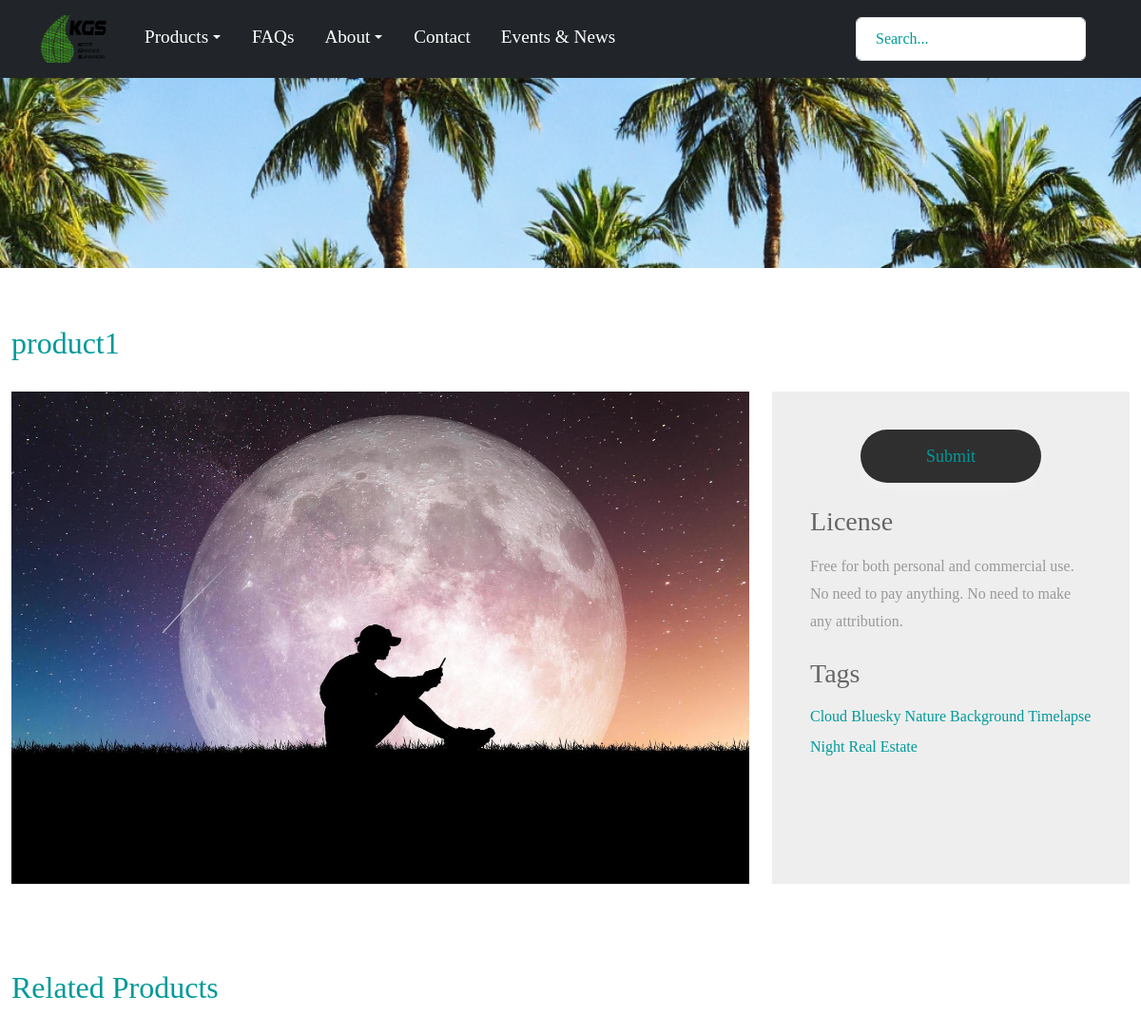
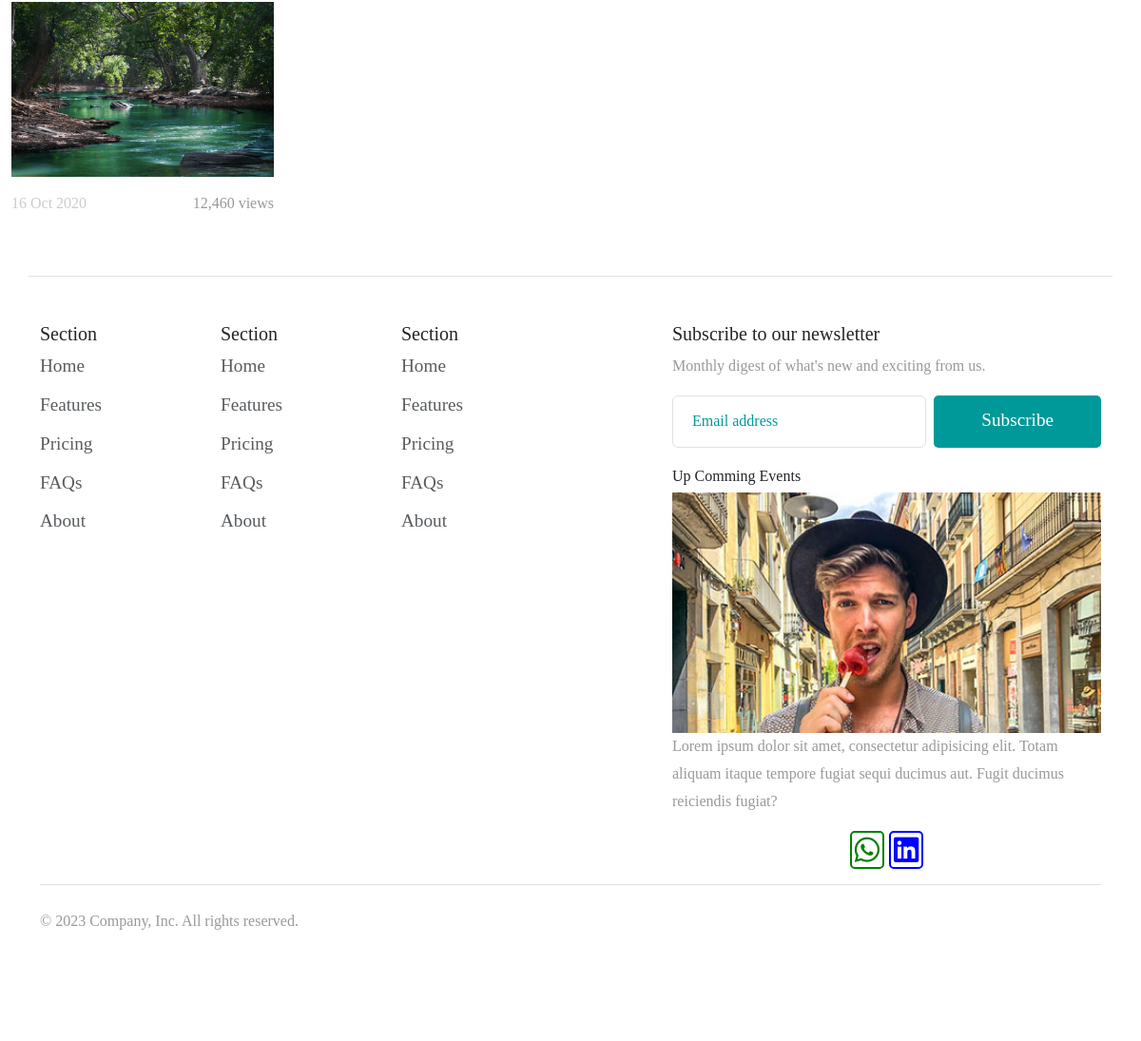
Screenshot of /seeproduct/1/ with the database file from the repository (2 pictures, top to bottom).
### enapp/models.py (models this page shows, shortened)
class Product(models.Model):
    name=models.CharField(max_length=100)
    description=models.TextField(max_length=500)
    image=models.ImageField(upload_to="mediafiles/product/")
    category=models.ForeignKey(Category,on_delete=models.CASCADE,related_name='products')
    type=models.ForeignKey(Type,on_delete=models.CASCADE,related_name="products")
    price=models.DecimalField(max_digits=8,decimal_places=2)
    created_at=models.DateTimeField(auto_now_add=True)

### enapp/views.py (the view)
# urls.py: path('seeproduct/<int:id>/',views.seeproduct,name="seeproduct"),
def seeproduct(request:HttpRequest,id):
    product=Product.objects.get(pk=id)
    relatedProducts = Product.objects.filter(type=product.type).exclude(pk=id)[:8]
    return render(request,"productDetail.html",{
        "product":product,
        "related":relatedProducts,
    })

### enapp/templates/productDetail.html (shortened to what this page needs)
{% extends 'baseEn.html' %} {% load static %} {% block content %}
<link rel="stylesheet" href="{% static 'css/productDetail.css' %}" />
<div class="tm-hero"></div>
<div class="container-fluid tm-container-content tm-mt-60">
  <div class="row mb-4">
    <h2 class="col-12 tm-text-primary">{{product.name}}</h2>
  </div>
  <div class="row tm-mb-90">
    <div class="col-xl-8 col-lg-7 col-md-6 col-sm-12">
      <img src="{{product.image.url}}" alt="Image" class="img-fluid" />
    </div>
    <div class="col-xl-4 col-lg-5 col-md-6 col-sm-12">
      <div class="tm-bg-gray tm-video-details">
        <div class="d-flex justify-content-center">
          <button id="btn">
            <a
              target="_blank"
              href="https://mail.google.com/mail/u/0/?view=cm&fs=1&to=hasan84heydari@gmail.com"
              id="btnText"
              >Submit</a
            >
          </button>
        </div>
        <div class="mb-4">
          <h3 class="tm-text-gray-dark mb-3">License</h3>
          <p>
            Free for both personal and commercial use. No need to pay anything.
            No need to make any attribution.
          </p>
        </div>
        <div>
          <h3 class="tm-text-gray-dark mb-3">Tags</h3>
          <a href="#" class="tm-text-primary mr-4 mb-2 d-inline-block">Cloud</a>
          <a href="#" class="tm-text-primary mr-4 mb-2 d-inline-block"
            >Bluesky</a
          >
          <a href="#" class="tm-text-primary mr-4 mb-2 d-inline-block"
            >Nature</a
          >
          <a href="#" class="tm-text-primary mr-4 mb-2 d-inline-block"
            >Background</a
          >
          <a href="#" class="tm-text-primary mr-4 mb-2 d-inline-block"
            >Timelapse</a
          >
          <a href="#" class="tm-text-primary mr-4 mb-2 d-inline-block">Night</a>
          <a href="#" class="tm-text-primary mr-4 mb-2 d-inline-block"
            >Real Estate</a
          >
        </div>
      </div>
    </div>
  </div>
  <div class="row mb-4">
    <h2 class="col-12 tm-text-primary">Related Products</h2>
  </div>
  <div class="row mb-3 tm-gallery">
    {% for rel in related %}
    <div class="col-xl-3 col-lg-4 col-md-6 col-sm-6 col-12 mb-5">
      <figure class="effect-ming tm-video-item">
        <img
          src="{{rel.image.url}}"
          alt="Image"
          class="img-fluid"
        />
        <figcaption class="d-flex align-items-center justify-content-center">
        </figcaption>
      </figure>
      <div class="d-flex justify-content-between tm-text-gray">
        <span class="tm-text-gray-light">16 Oct 2020</span>
        <span>12,460 views</span>
      </div>
    </div>
    {% endfor %}
  </div>
</div>
{% endblock %}

### static/css/style.css (style rules this page uses)
body { font-family: "Exo_2"; }
img { object-fit: cover; }
:root { --lerp-0: 1; --lerp-1: 0.5787037; --lerp-2: 0.2962963; --lerp-3: 0.125; }

### static/css/product.css (style rules this page uses)
p { line-height: 1.8; }
a { text-decoration: none; transition: all 0.3s ease; }
.container-fluid { max-width: 1770px; }
.tm-hero { min-height: 200px; background: transparent; background-size: cover; background-repeat: no-repeat; }
.tm-mt-60 { margin-top: 60px; }
.tm-mb-90 { margin-bottom: 90px; }
.tm-text-primary { color: #009999; }
.tm-bg-gray { background-color: #EEEEEE; }
p, .tm-text-gray { color: #999; }
.tm-text-gray-light { color: #CCC; }
.tm-text-gray-dark { color: #666; }
.tm-video-item { position: relative; overflow: hidden; text-align: center; cursor: pointer; }
.tm-video-item img { position: relative; display: block; min-height: 100%; max-width: 100%; opacity: 0.8; }
.tm-video-item figcaption { padding: 2em; color: #fff; text-transform: uppercase; font-size: 1.25em; -webkit-backface-visibility: hidden; backface-visibility: hidden; }
.tm-video-item figcaption::before, .tm-video-item figcaption::after { pointer-events: none; }
.tm-video-item figcaption, .tm-video-item figcaption>a { position: absolute; top: 0; left: 0; width: 100%; height: 100%; }
figure.effect-ming { background: #030c17; }
figure.effect-ming img { opacity: 0.9; -webkit-transition: opacity 0.35s; transition: opacity 0.35s; }
figure.effect-ming figcaption::before { position: absolute; top: 30px; right: 30px; bottom: 30px; left: 30px; border: 2px solid #fff; box-shadow: 0 0 0 30px rgba(255, 255, 255, 0.2); content: ''; opacity: 0; -webkit-transition: opacity 0.35s, -webkit-transform 0.35s; transition: opacity 0.35s, transform 0.35s; -webkit-transform: scale3d(1.4, 1.4, 1); transform: scale3d(1.4, 1.4, 1); }
.tm-video-details { height: 100%; padding: 40px; }

### static/css/templatemo-style.css (style rules this page uses)
p { line-height: 1.8; }
a { text-decoration: none; transition: all 0.3s ease; }
.container-fluid { max-width: 1770px; }
.tm-hero { min-height: 200px; background: transparent; background-image: url('../../static/img/output.jpg'); background-repeat: no-repeat; background-size: cover; }
.tm-mt-60 { margin-top: 60px; }
.tm-mb-90 { margin-bottom: 90px; }
.tm-text-primary { color: #009999; }
.tm-bg-gray { background-color: #EEEEEE; }
p, .tm-text-gray { color: #999; }
.tm-text-gray-light { color: #CCC; }
.tm-text-gray-dark { color: #666; }
.tm-video-item { position: relative; overflow: hidden; text-align: center; cursor: pointer; }
.tm-video-item img { position: relative; display: block; min-height: 100%; max-width: 100%; opacity: 0.8; }
.tm-video-item figcaption { padding: 2em; color: #fff; text-transform: uppercase; font-size: 1.25em; -webkit-backface-visibility: hidden; backface-visibility: hidden; }
.tm-video-item figcaption::before, .tm-video-item figcaption::after { pointer-events: none; }
.tm-video-item figcaption, .tm-video-item figcaption>a { position: absolute; top: 0; left: 0; width: 100%; height: 100%; }
figure.effect-ming { background: #030c17; }
figure.effect-ming img { opacity: 0.9; -webkit-transition: opacity 0.35s; transition: opacity 0.35s; }
figure.effect-ming figcaption::before { position: absolute; top: 30px; right: 30px; bottom: 30px; left: 30px; border: 2px solid #fff; box-shadow: 0 0 0 30px rgba(255, 255, 255, 0.2); content: ''; opacity: 0; -webkit-transition: opacity 0.35s, -webkit-transform 0.35s; transition: opacity 0.35s, transform 0.35s; -webkit-transform: scale3d(1.4, 1.4, 1); transform: scale3d(1.4, 1.4, 1); }
.tm-video-details { height: 100%; padding: 40px; }

### static/css/productDetail.css (style rules this page uses)
#btn { width: 190px; height: 56px; border: none; outline: none; background: #2f2f2f; color: #fff; font-size: 18px; border-radius: 40px; text-align: center; box-shadow: 0 6px 20px -5px rgba(255, 255, 255, 0.4); position: relative; overflow: hidden; cursor: pointer; }
#btn>a { color: #009999; }

### rows the page displays
Product: name "product1", image (picture)
Product: image (picture)
